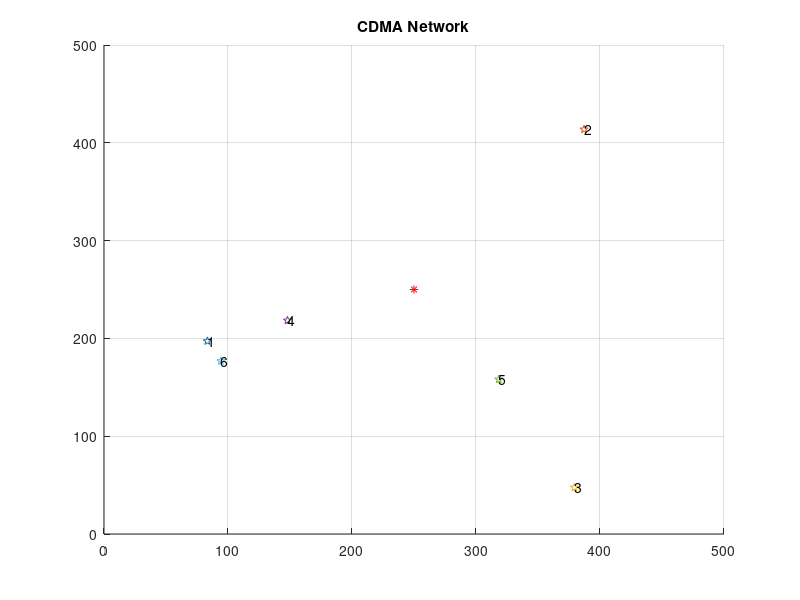
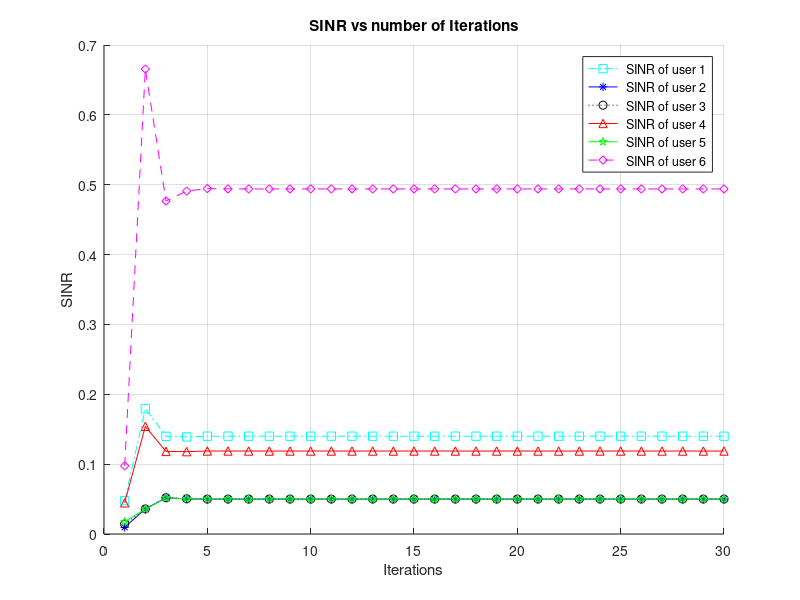
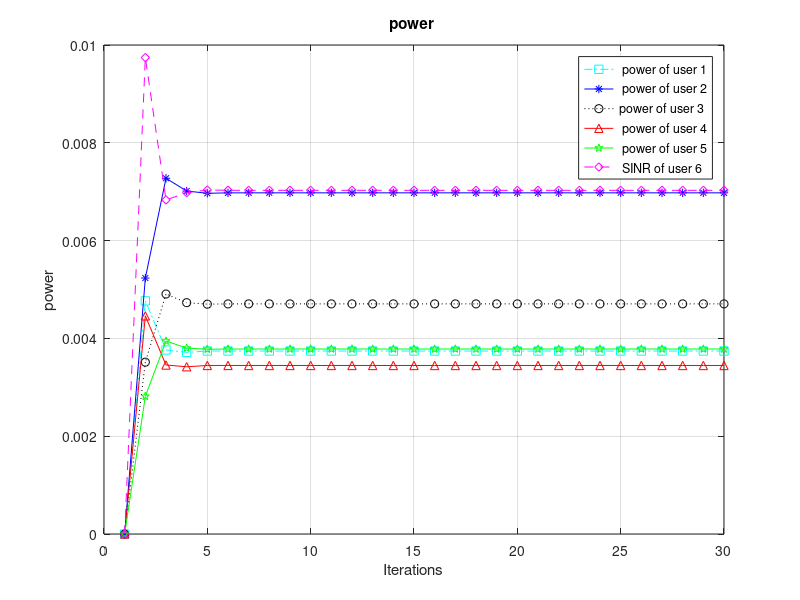

Here is the MATLAB script that generated these plots, in order:
%%%%%%%%%%%%%%%%%%%%%%%%%%%%%%%%%%%%%%%%%%%%%%%%%%%%%%%%%%%%%%%%%%%%%%%%%%%%%%%%%%%%%%%%%%%%%%%%%%%%%%%
%-----------------------------------------------------------------------------------------------------%
%------------------  HW3 : DTPC - 2                    ------------------------------------
%-----------------   Author : Saleh Abednejad -- 961115116      ---------------
%-----------------   Prof : Dr. Rajabi                      -------------------------
%%%%%%%%%%%%%%%%%%%%%%%%%%%%%%%%%%%%%%%%%%%%%%%%%%%%%%%%%%%%%%%%%%%%%%%%%%%%%%%%%%%%%%%%%%%%%%%%%%%%%%%
%-----------------    Background noise power 2 = 10?10          ---------
%-----------------    OPC constant  = 10?4      --------------------------
%-----------------    Path gain hi = 0:09d?3.      --------------------------
%-----------------------------------------------------------------------------------------------------%
%%%%%%%%%%%%%%%%%%%%%%%%%%%%%%%%%%%%%%%%%%%%%%%%%%%%%%%%%%%%%%%%%%%%%%%%%%%%%%%%%%%%%%%%%%%%%%%%%%%%%%%
clc;
clear;
close all;
%%
noOfNodes  = 6;
L=500;
rx = rand(1,noOfNodes)*L; 
ry = rand(1,noOfNodes)*L;
bsx=L/2;
bsy=L/2;
bs=[bsx 0 0 0 0 0;bsy 0 0 0 0 0];
figure(1);
clf;
hold on;
grid on;
plot(bsx, bsy, '*r');
title('CDMA Network');
xlim ([0 500]);
ylim ([0 500]);
for i = 1:noOfNodes
    plot(rx(i), ry(i), 'p');
    text(rx(i), ry(i), num2str(i));
end;
%hold off;
for j=1:noOfNodes
     z(j)=complex(rx(j),ry(j)); %User
 end     
for i=1:noOfNodes
    H(i)=0.09*(abs(z(i)-(bs(i)))^(-3)); %Path Gain
end
%hold off;
Gamm=[0.05, 0.05, 0.05,0.05,0.05,0.05]; %target SINR
eta=[0.0001, 0.0001, 0.0001,0.0001,0.0001,0.0001]; %eta
P=[0.001 ,0.001 ,0.001, 0.001 ,0.001, 0.001]; % Transmit Power
N=[10^-10, 10^-10, 10^-10,10^-10,10^-10,10^-10]; % Noise
SIR=[H(1)*P(1)/(H(5)*P(5)+H(4)*P(4)+H(3)*P(3)+H(2)*P(2)+N(1)),...
      H(2)*P(2)/(H(5)*P(5)+H(4)*P(4)+H(3)*P(3)+H(1)*P(1)+N(2)),...
       +H(3)*P(3)/(H(5)*P(5)+H(4)*P(4)+H(1)*P(1)+H(2)*P(2)+N(3)),...
         H(4)*P(4)/(H(5)*P(5)+H(1)*P(1)+H(3)*P(3)+H(2)*P(2)+N(4)),...
          +H(5)*P(5)/(H(1)*P(1)+H(4)*P(4)+H(3)*P(3)+H(2)*P(2)+N(5)),...
            H(6)*P(6)/(H(1)*P(1)+H(4)*P(4)+H(3)*P(3)+H(2)*P(2)+H(5)*P(5)+N(6))];% initial SINR
%%
%algorithm
iterations=1;
while iterations<30
P1=(Gamm./SIR(iterations,:)).*P; % New power TPC
P2=(eta.*SIR(iterations,:))./P; % New power OPC
P=max(P1,P2);
if P<1
iterations=iterations+1;
power(iterations,:)=P;
SIR(iterations,:)=[H(1)*P(1)/(H(5)*P(5)+H(4)*P(4)+H(3)*P(3)+H(2)*P(2)+N(1)),...
                    H(2)*P(2)/(H(5)*P(5)+H(4)*P(4)+H(3)*P(3)+H(1)*P(1)+N(2)),...
                     H(3)*P(3)/(H(5)*P(5)+H(4)*P(4)+H(1)*P(1)+H(2)*P(2)+N(3)),...
                      H(4)*P(4)/(H(5)*P(5)+H(1)*P(1)+H(3)*P(3)+H(2)*P(2)+N(4)),...
                       H(5)*P(5)/(H(1)*P(1)+H(4)*P(4)+H(3)*P(3)+H(2)*P(2)+N(5)),...
                        H(6)*P(6)/(H(1)*P(1)+H(4)*P(4)+H(3)*P(3)+H(2)*P(2)+H(5)*P(5)+N(6))];
else
iterations=iterations+1;
power(iterations,:)=1;
SIR(iterations,:)=[H(1)*P(1)/(H(5)*P(5)+H(4)*P(4)+H(3)*P(3)+H(2)*P(2)+N(1)),...
                    H(2)*P(2)/(H(5)*P(5)+H(4)*P(4)+H(3)*P(3)+H(1)*P(1)+N(2)),...
                     H(3)*P(3)/(H(5)*P(5)+H(4)*P(4)+H(1)*P(1)+H(2)*P(2)+N(3)),...
                      H(4)*P(4)/(H(5)*P(5)+H(1)*P(1)+H(3)*P(3)+H(2)*P(2)+N(4)),...
                       H(5)*P(5)/(H(1)*P(1)+H(4)*P(4)+H(3)*P(3)+H(2)*P(2)+N(5)),...
                        H(6)*P(6)/(H(1)*P(1)+H(4)*P(4)+H(3)*P(3)+H(2)*P(2)+H(5)*P(5)+N(6))];
end
end
power;
%%
%ploting
figure(2);
hold on;
plot(1:iterations,SIR(:,1),'-.sc');
plot(1:iterations,SIR(:,2),'-*b');
plot(1:iterations,SIR(:,3),':ok');
plot(1:iterations,SIR(:,4),'-^r');
plot(1:iterations,SIR(:,5),'-pg');
plot(1:iterations,SIR(:,6),'--dm');
xlabel('Iterations');
ylabel('SINR');
title('SINR vs number of Iterations');
legend(' SINR of user 1',' SINR of user 2',' SINR of user 3',' SINR of user 4',' SINR of user 5',' SINR of user 6');
grid on;
%%
figure(3);
plot(1:iterations,power(:,1),'-.sc');
hold on;
plot(1:iterations,power(:,2),'-*b');
plot(1:iterations,power(:,3),':ok');
plot(1:iterations,power(:,4),'-^r');
plot(1:iterations,power(:,5),'-pg');
plot(1:iterations,power(:,6),'--dm');
xlabel('Iterations');
ylabel('power');
title('power ');
legend(' power of user 1',' power of user 2','power of user 3',' power of user 4',' power of user 5',' SINR of user 6');
grid on;
%%%%%%%%%%%%%%%%%%%%%%%%%%%%%%%%%%%%%%%%%%%%%%%%%%%%%%%%%%%%%%%%%%%%%%%%%%%%%%%%%%%%%%%%%%%%%%%%%%%%%%%
%-----------------------------------------------------------------------------------------------------%
%------------------  HW3 : DTPC - 2                    ------------------------------------
%-----------------   Author : Saleh Abednejad -- 961115116      ---------------
%-----------------   Prof : Dr. Rajabi                      -------------------------
%%%%%%%%%%%%%%%%%%%%%%%%%%%%%%%%%%%%%%%%%%%%%%%%%%%%%%%%%%%%%%%%%%%%%%%%%%%%%%%%%%%%%%%%%%%%%%%%%%%%%%%
%-----------------    Background noise power 2 = 10?10          ---------
%-----------------    OPC constant  = 10?4      --------------------------
%-----------------    Path gain hi = 0:09d?3.      --------------------------
%-----------------------------------------------------------------------------------------------------%
%%%%%%%%%%%%%%%%%%%%%%%%%%%%%%%%%%%%%%%%%%%%%%%%%%%%%%%%%%%%%%%%%%%%%%%%%%%%%%%%%%%%%%%%%%%%%%%%%%%%%%%